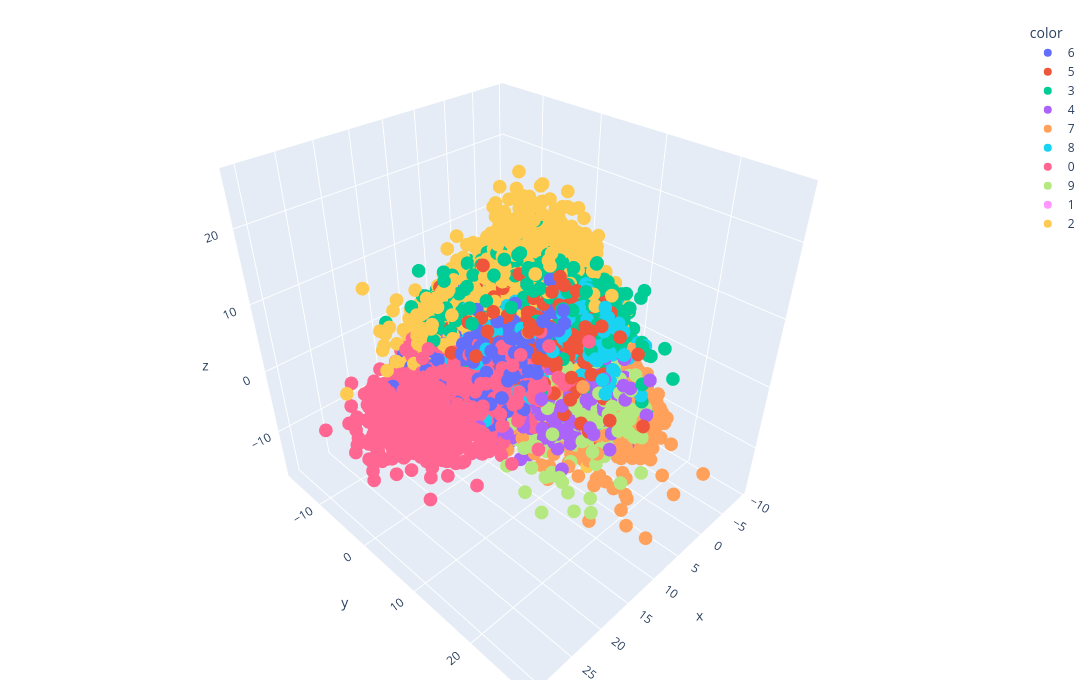

The cell this chart's notebook holds for it:
### Code cell
y_train_trf = y_train.astype(str)

fig = px.scatter_3d(
    X_test_trf,
    x=X_train_trf[:, 0],
    y=X_train_trf[:, 1],
    z=X_train_trf[:, 2],
    color=y_train_trf
)

fig.update_layout(
    margin=dict(l=20, r=20, t=20, b=20),
    width=1200,  # 13 inches × ~100 dpi
    height=700
)

fig.show()

### Figure 1 — Plotly figure (JSON) as saved in the notebook; plotly's stock layout.template omitted (floating-point values rounded to 4 significant figures; data arrays with more than 128 entries replaced by an {"elided": "..."} marker saying what was removed)
{"data": [{"hovertemplate": "color=6<br>x=%{x}<br>y=%{y}<br>z=%{z}<extra></extra>", "legendgroup": "6", "marker": {"color": "#636efa", "symbol": "circle"}, "mode": "markers", "name": "6", "scene": "scene", "showlegend": true, "type": "scatter3d", "x": {"elided": "3352 float values"}, "y": {"elided": "3352 float values"}, "z": {"elided": "3352 float values"}}, {"hovertemplate": "color=5<br>x=%{x}<br>y=%{y}<br>z=%{z}<extra></extra>", "legendgroup": "5", "marker": {"color": "#EF553B", "symbol": "circle"}, "mode": "markers", "name": "5", "scene": "scene", "showlegend": true, "type": "scatter3d", "x": {"elided": "3093 float values"}, "y": {"elided": "3093 float values"}, "z": {"elided": "3093 float values"}}, {"hovertemplate": "color=3<br>x=%{x}<br>y=%{y}<br>z=%{z}<extra></extra>", "legendgroup": "3", "marker": {"color": "#00cc96", "symbol": "circle"}, "mode": "markers", "name": "3", "scene": "scene", "showlegend": true, "type": "scatter3d", "x": {"elided": "3414 float values"}, "y": {"elided": "3414 float values"}, "z": {"elided": "3414 float values"}}, {"hovertemplate": "color=4<br>x=%{x}<br>y=%{y}<br>z=%{z}<extra></extra>", "legendgroup": "4", "marker": {"color": "#ab63fa", "symbol": "circle"}, "mode": "markers", "name": "4", "scene": "scene", "showlegend": true, "type": "scatter3d", "x": {"elided": "3233 float values"}, "y": {"elided": "3233 float values"}, "z": {"elided": "3233 float values"}}, {"hovertemplate": "color=7<br>x=%{x}<br>y=%{y}<br>z=%{z}<extra></extra>", "legendgroup": "7", "marker": {"color": "#FFA15A", "symbol": "circle"}, "mode": "markers", "name": "7", "scene": "scene", "showlegend": true, "type": "scatter3d", "x": {"elided": "3508 float values"}, "y": {"elided": "3508 float values"}, "z": {"elided": "3508 float values"}}, {"hovertemplate": "color=8<br>x=%{x}<br>y=%{y}<br>z=%{z}<extra></extra>", "legendgroup": "8", "marker": {"color": "#19d3f3", "symbol": "circle"}, "mode": "markers", "name": "8", "scene": "scene", "showlegend": true, "type": "scatter3d", "x": {"elided": "3228 float values"}, "y": {"elided": "3228 float values"}, "z": {"elided": "3228 float values"}}, {"hovertemplate": "color=0<br>x=%{x}<br>y=%{y}<br>z=%{z}<extra></extra>", "legendgroup": "0", "marker": {"color": "#FF6692", "symbol": "circle"}, "mode": "markers", "name": "0", "scene": "scene", "showlegend": true, "type": "scatter3d", "x": {"elided": "3316 float values"}, "y": {"elided": "3316 float values"}, "z": {"elided": "3316 float values"}}, {"hovertemplate": "color=9<br>x=%{x}<br>y=%{y}<br>z=%{z}<extra></extra>", "legendgroup": "9", "marker": {"color": "#B6E880", "symbol": "circle"}, "mode": "markers", "name": "9", "scene": "scene", "showlegend": true, "type": "scatter3d", "x": {"elided": "3350 float values"}, "y": {"elided": "3350 float values"}, "z": {"elided": "3350 float values"}}, {"hovertemplate": "color=1<br>x=%{x}<br>y=%{y}<br>z=%{z}<extra></extra>", "legendgroup": "1", "marker": {"color": "#FF97FF", "symbol": "circle"}, "mode": "markers", "name": "1", "scene": "scene", "showlegend": true, "type": "scatter3d", "x": {"elided": "3775 float values"}, "y": {"elided": "3775 float values"}, "z": {"elided": "3775 float values"}}, {"hovertemplate": "color=2<br>x=%{x}<br>y=%{y}<br>z=%{z}<extra></extra>", "legendgroup": "2", "marker": {"color": "#FECB52", "symbol": "circle"}, "mode": "markers", "name": "2", "scene": "scene", "showlegend": true, "type": "scatter3d", "x": {"elided": "3331 float values"}, "y": {"elided": "3331 float values"}, "z": {"elided": "3331 float values"}}], "layout": {"height": 700, "legend": {"title": {"text": "color"}, "tracegroupgap": 0}, "margin": {"b": 20, "l": 20, "r": 20, "t": 20}, "scene": {"domain": {"x": [0, 1], "y": [0, 1]}, "xaxis": {"title": {"text": "x"}}, "yaxis": {"title": {"text": "y"}}, "zaxis": {"title": {"text": "z"}}}, "width": 1200}}
